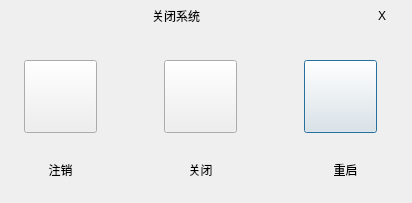
<?xml version="1.0" encoding="UTF-8"?>
<ui version="4.0">
 <class>dialog_null_shutdownDialog</class>
 <widget class="QDialog" name="dialog_null_shutdownDialog">
  <property name="geometry">
   <rect>
    <x>0</x>
    <y>0</y>
    <width>412</width>
    <height>203</height>
   </rect>
  </property>
  <property name="windowTitle">
   <string>Dialog</string>
  </property>
  <widget class="QPushButton" name="pushButton_shutdownDialog_restart">
   <property name="geometry">
    <rect>
     <x>304</x>
     <y>60</y>
     <width>73</width>
     <height>73</height>
    </rect>
   </property>
   <property name="text">
    <string/>
   </property>
  </widget>
  <widget class="QLabel" name="label_shutdownDialog_title">
   <property name="geometry">
    <rect>
     <x>0</x>
     <y>0</y>
     <width>352</width>
     <height>31</height>
    </rect>
   </property>
   <property name="text">
    <string>关闭系统</string>
   </property>
   <property name="textFormat">
    <enum>Qt::PlainText</enum>
   </property>
   <property name="alignment">
    <set>Qt::AlignCenter</set>
   </property>
  </widget>
  <widget class="QLabel" name="label_shutdownDialog_shutdown">
   <property name="geometry">
    <rect>
     <x>352</x>
     <y>0</y>
     <width>60</width>
     <height>31</height>
    </rect>
   </property>
   <property name="text">
    <string>X</string>
   </property>
   <property name="alignment">
    <set>Qt::AlignCenter</set>
   </property>
  </widget>
  <widget class="QLabel" name="label_shutdownDialog_loginout">
   <property name="geometry">
    <rect>
     <x>20</x>
     <y>160</y>
     <width>81</width>
     <height>20</height>
    </rect>
   </property>
   <property name="text">
    <string>注销</string>
   </property>
   <property name="alignment">
    <set>Qt::AlignCenter</set>
   </property>
  </widget>
  <widget class="QLabel" name="label_shutdownDialog_shutdownDisplay">
   <property name="geometry">
    <rect>
     <x>160</x>
     <y>160</y>
     <width>81</width>
     <height>20</height>
    </rect>
   </property>
   <property name="text">
    <string>关闭</string>
   </property>
   <property name="alignment">
    <set>Qt::AlignCenter</set>
   </property>
  </widget>
  <widget class="QLabel" name="label_shutdownDialog_restart">
   <property name="geometry">
    <rect>
     <x>300</x>
     <y>160</y>
     <width>91</width>
     <height>20</height>
    </rect>
   </property>
   <property name="text">
    <string>重启</string>
   </property>
   <property name="alignment">
    <set>Qt::AlignCenter</set>
   </property>
  </widget>
  <widget class="QPushButton" name="pushButton_shutdownDialog_loginout">
   <property name="geometry">
    <rect>
     <x>24</x>
     <y>60</y>
     <width>73</width>
     <height>73</height>
    </rect>
   </property>
   <property name="text">
    <string/>
   </property>
  </widget>
  <widget class="QPushButton" name="pushButton_shutdownDialog_shutdown">
   <property name="geometry">
    <rect>
     <x>164</x>
     <y>60</y>
     <width>73</width>
     <height>73</height>
    </rect>
   </property>
   <property name="text">
    <string/>
   </property>
  </widget>
 </widget>
 <resources/>
 <connections/>
</ui>
